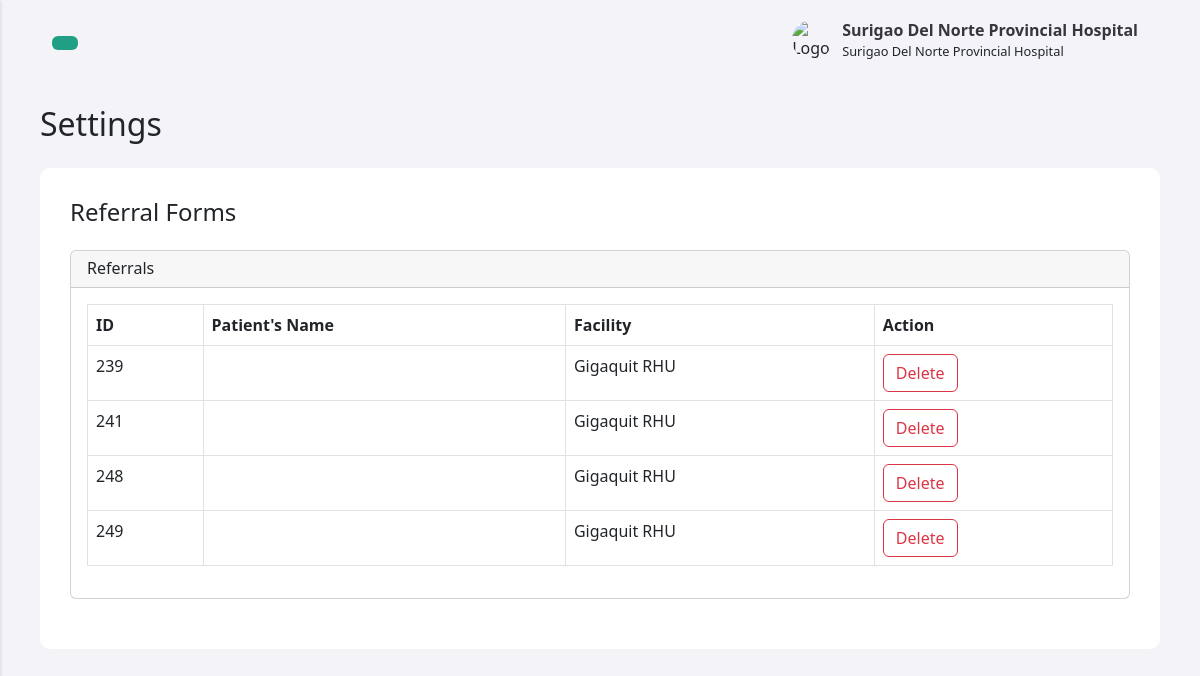
The page /facility/dashboard/settings.php (signed in) on the database as committed earlier.
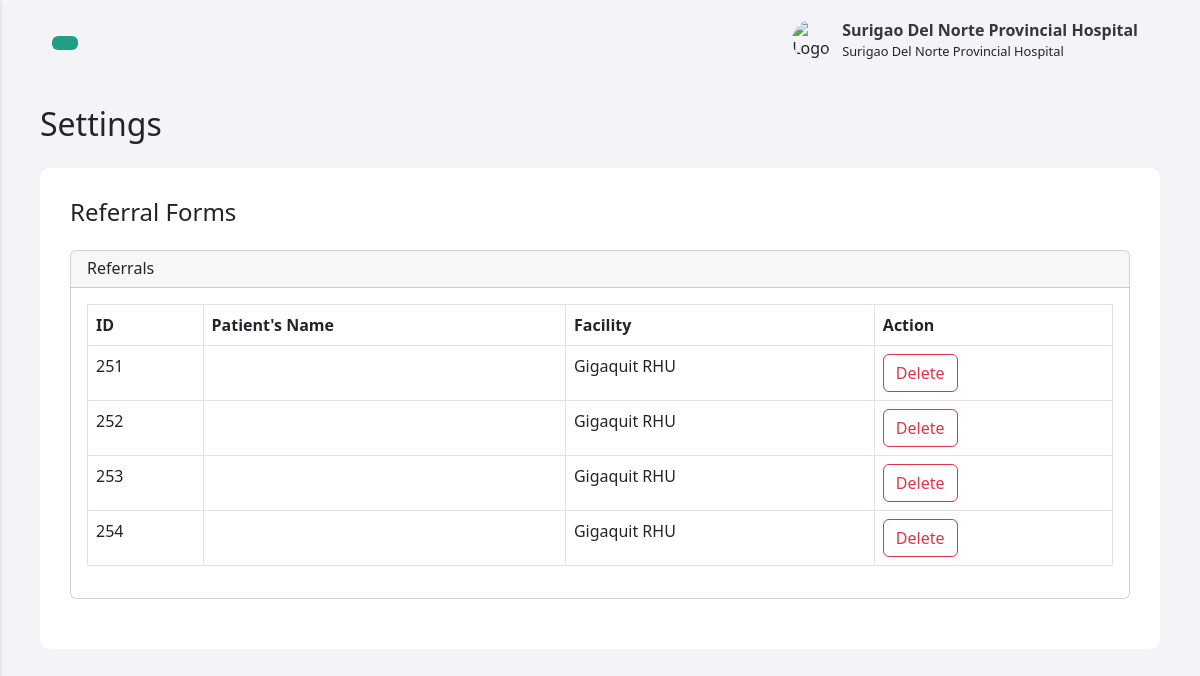
The same page on the database as committed later.
### tables this page shows
CREATE TABLE `referral_forms` (
  `id` int(11) NOT NULL,
  `Name` varchar(255) DEFAULT NULL,
  `Vs` varchar(255) DEFAULT NULL,
  `kjbj` varchar(255) DEFAULT NULL
);

CREATE TABLE `facilities` (
  `fclt_id` int(11) NOT NULL,
  `fclt_name` varchar(255) NOT NULL,
  `fclt_password` varchar(255) NOT NULL,
  `fclt_ref_id` varchar(255) NOT NULL,
  `fclt_type` varchar(255) NOT NULL,
  `fclt_address` varchar(255) NOT NULL,
  `img_url` text NOT NULL
);

### facility/dashboard/includes/prenatal_functions.inc.php (called while the page is built, shortened)
<?php
include 'db_conn.php';
function prenatal_format() {
    global $conn;
    $sql = "SHOW COLUMNS FROM patients_details";
    $result = mysqli_query($conn, $sql);
    if ($result) {
        $referrals = mysqli_fetch_all($result, MYSQLI_ASSOC);
        return $referrals;
    } else {
        echo "Error executing query: " . mysqli_error($conn);
    }
    return array();
}

### facility/dashboard/includes/referral_functions.inc.php (called while the page is built, shortened)
<?php
include 'dbh.inc.php';
function referrals() {
    global $conn;
    $sql = "SELECT referral_forms.*, facilities.fclt_name FROM referral_forms
    INNER JOIN referral_records ON referral_forms.id = referral_records.rfrrl_id
    INNER JOIN facilities ON referral_records.fclt_id = facilities.fclt_id";
    $result = mysqli_query($conn, $sql);
    if ($result) {
        $referrals = mysqli_fetch_all($result, MYSQLI_ASSOC);
        return $referrals;
    } else {
        echo "Error executing query: " . mysqli_error($conn);
    }
    return array();
}

### facility/dashboard/settings.php (the view, shortened to what this page needs)
<?php
include_once 'header.php';
include_once 'includes/referral_functions.inc.php';
include_once 'includes/prenatal_functions.inc.php';
$referrals = referrals();
$prenatal_format = prenatal_format();
?>
<h2 class="left-heading mb-4">Settings</h2>
<div class="feed">
  <h4 class="left-heading mb-4">Referral Forms</h4>
  <div class="card">
    <h6 class="card-header">Referrals</h6>
    <div class="card-body">
      <table id="referralsTable" class="table table-bordered table-hover">
        <thead>
          <tr>
            <th scope="col">ID</th>
            <th scope="col">Patient's Name</th>
            <th scope="col">Facility</th>
            <th scope="col">Action</th>
          </tr>
        </thead>
        <tbody>
          <?php
          foreach ($referrals as $referral) {
            ?>
            <tr>
              <td><?= $referral['id'] ?></td>
              <td><?= $referral['name'] ?></td>
              <td><?= $referral['fclt_name'] ?></td>
              <td>
                <button type="button" value="<?= $referral['id']; ?>" class="deleteReferral btn btn-outline-danger">Delete</button>
              </td>
            </tr>
            <?php
          }
          ?>
        </tbody>
      </table>
    </div>
  </div>
</div>
<?php
require 'footer.php';
?>

### facility/dashboard/header.php (shortened to what this page needs)
<?php
require_once 'includes/referral_functions.inc.php';
?>
<!doctype html>
<html lang="en">
<head>
    <link rel="stylesheet" href="../../bootstrap_cdn/bootstrap.min.css">
    <link rel="stylesheet" href="css/style.css?v=<?php echo time(); ?>">
</head>
  <body>
      <div id="content">
      <nav class="navbar navbar-expand-lg">
    <div class="container-fluid">
        <button type="button" id="toggleButton" class="btn"><i class="fi fi-br-menu-burger"></i></button>
        <div class="nav-items">
            <ul class="navbar-nav flex-row">
                  <?php
                    if (isset($_SESSION["second_account"])) {
                      echo '<li class="nav-item">
                      <div class="dropdown">
                      <div class="logo-container">
                          <img src="' . $_SESSION["usersimg"] . '" alt="Logo" class="logo-icon">
                      </div>
                      <div class="button-container">
                      <a href="#" role="button" class="user-name">' . $_SESSION["usersname"] . '<i class="fi fi-sr-angle-small-down"></i></a>
                      <p class="user-description">'. $_SESSION["usersrole"].'</p>
                    </div>
                    <div class="dropdown-content">
                        <a href="#" data-bs-toggle="modal" data-bs-target="#staffEditModal">Profile</a>
                        <a href="includes/logout.inc.php">Logout</a>
                    </div>
                </div>
                </li>';
                  } else {
                      echo '<li class="nav-item">
                      <a href="#" data-bs-toggle="modal" class="user-login" data-bs-target="#loginModal">Login</a>
                        </li>';
                  }
                  ?>
              </ul>
          </div>
        </nav>

### facility/dashboard/footer.php (shortened to what this page needs)
</div>
<link href="https://cdn.jsdelivr.net/npm/bootstrap@5.2.3/dist/css/bootstrap.min.css" rel="stylesheet">
</body>
</html>

### facility/dashboard/css/style.css (style rules this page uses)
body { font-family: 'Plus Jakarta Sans', sans-serif; margin: 0; font-size: 1rem; font-weight: 400; line-height: 1.5; color: #212529; text-align: left; background-color: #fff; }
.navbar { padding: 15px; border: none; margin-bottom: 20px; }
#content { margin-left: 250px; transition: margin-left 0.3s; min-height: 100vh; padding: 0 40px 40px 40px; -webkit-transition: all 0.3s; -o-transition: all 0.3s; transition: margin-left 0.3s ease; background-color: #f3f3f8; }
.dropdown { display: flex; align-items: center; margin-top: 0; cursor: pointer; margin-left: -5px; }
.logo-container { width: 40px; height: 40px; border-radius: 50%; overflow: hidden; margin-right: 10px; align-items: center; justify-content: center; margin-top: -5px; }
.logo-container img { width: 100%; height: 100%; object-fit: cover; object-position: center center; }
.logo-icon { width: 40px; height: 40px; }
.user-name { font-size: 1rem; font-weight: bold; }
.user-description { margin-top:0; font-size: 0.8rem; }
.dropdown a { display: flex; align-items: center; text-decoration: none; margin-top: 10px; }
.logo-icon { width: 40px; height: 40px; margin-right: 10px; }
.feed { background-color: #ffffff; padding: 30px; border-radius: 10px; }
.navbar ul { list-style: none; margin: 0; padding: 0; display: flex; gap: 15px; }
.navbar a { text-decoration: none; }
.navbar .btn { background-color: #209f85; color: #fff; }
@media screen and (max-width: 1400px) { #content { margin-left: 0; } }
.nav-item a { text-decoration: none; color: #36363D; }
.nav-item { display: flex; align-items: center; margin-right: 20px; }
.navbar-nav { display: flex; align-items: center; list-style: none; margin: 0; padding: 0; }
.nav-item { margin-right: 10px; }
.card { margin-bottom: 20px; }

Rows that differ between the two databases and show on the page:
removed referral_forms: id "239", facilities.fclt_name "Gigaquit RHU"
removed referral_forms: id "241", facilities.fclt_name "Gigaquit RHU"
removed referral_forms: id "248", facilities.fclt_name "Gigaquit RHU"
removed referral_forms: id "249", facilities.fclt_name "Gigaquit RHU"
added referral_forms: id "251", facilities.fclt_name "Gigaquit RHU"
added referral_forms: id "252", facilities.fclt_name "Gigaquit RHU"
added referral_forms: id "253", facilities.fclt_name "Gigaquit RHU"
added referral_forms: id "254", facilities.fclt_name "Gigaquit RHU"
